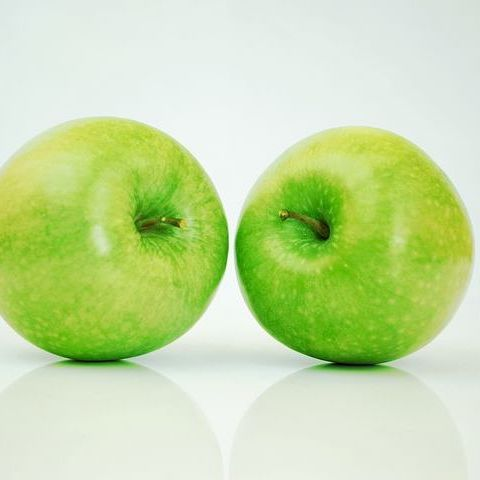
%> input picture image/org.jpg, 480 x 480 px
$ octave kadai8.m   (GNU Octave 9; MATLAB toolbox functions it lacks are replaced by stand-ins)
%> lines starting %> are read from the running program, lines starting %| are printed output that depends on the picture; in (x1, y1, x2, y2) boxes, pixels count from 0 and x2, y2 are one past the last pixel; in counts of white or black regions, pixels touching at a corner belong together; the program's own positions count from 1
% 課題８ ラベリング
% 二値化された画像の連結成分にラベルをつけよ．
% 14NE012 菊池祐介

ORG = imread('image/org.jpg'); % 画像の読み込み
%> ORG is the input picture: size 480x480x3 uint8; mean R, G, B 197.9, 220.3, 162.9
ORG = rgb2gray(ORG); % 白黒濃淡画像に変換
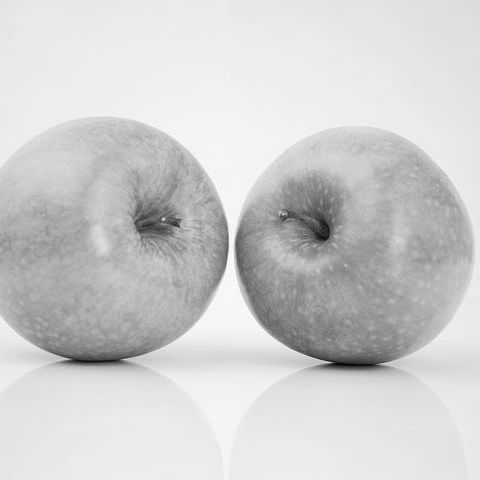
%> ORG: size 480x480 uint8; min 5, max 255, mean 207.1
imagesc(ORG); colormap(gray); colorbar; % 画像の表示
pause;
IMG = ORG > 226; % 閾値226で二値化
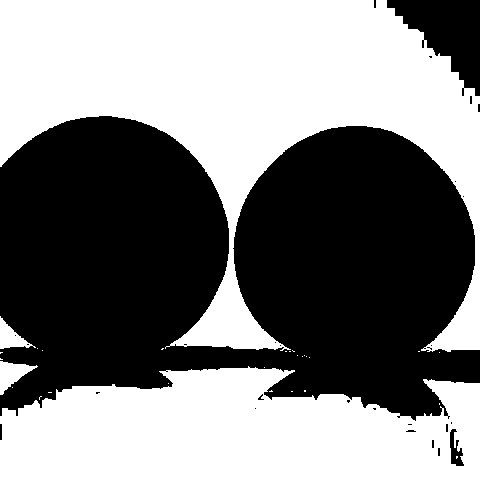
%> IMG: size 480x480 logical; 50.6% white; 28 black regions (24 under 20 px), largest, box (x1, y1, x2, y2) and area: (0, 116, 480, 421) 108642, (387, 0, 480, 96) 4647, (450, 429, 464, 466) 272, (0, 424, 2, 440) 32
imagesc(IMG); colormap(gray); colorbar; % 画像の表示
pause;
IMG = bwlabeln(IMG);
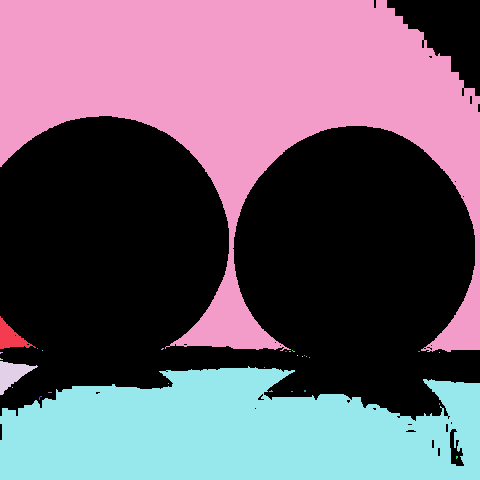
%> IMG: size 480x480 double; 30 distinct labels, from 0 to 29; one colour per label, 0 black
imagesc(IMG); colormap(jet); colorbar; % 画像の表示
%> after `colorbar`:
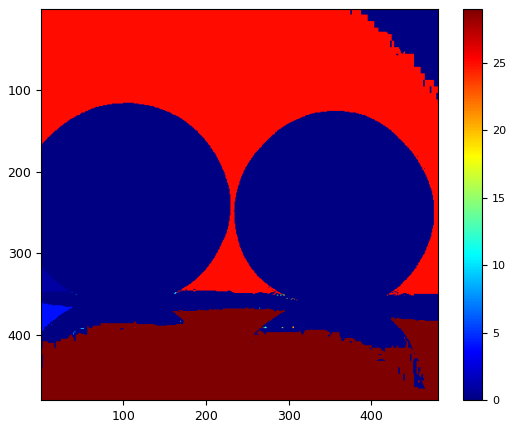
%> figure redrawn from the program's plot data
pause;
